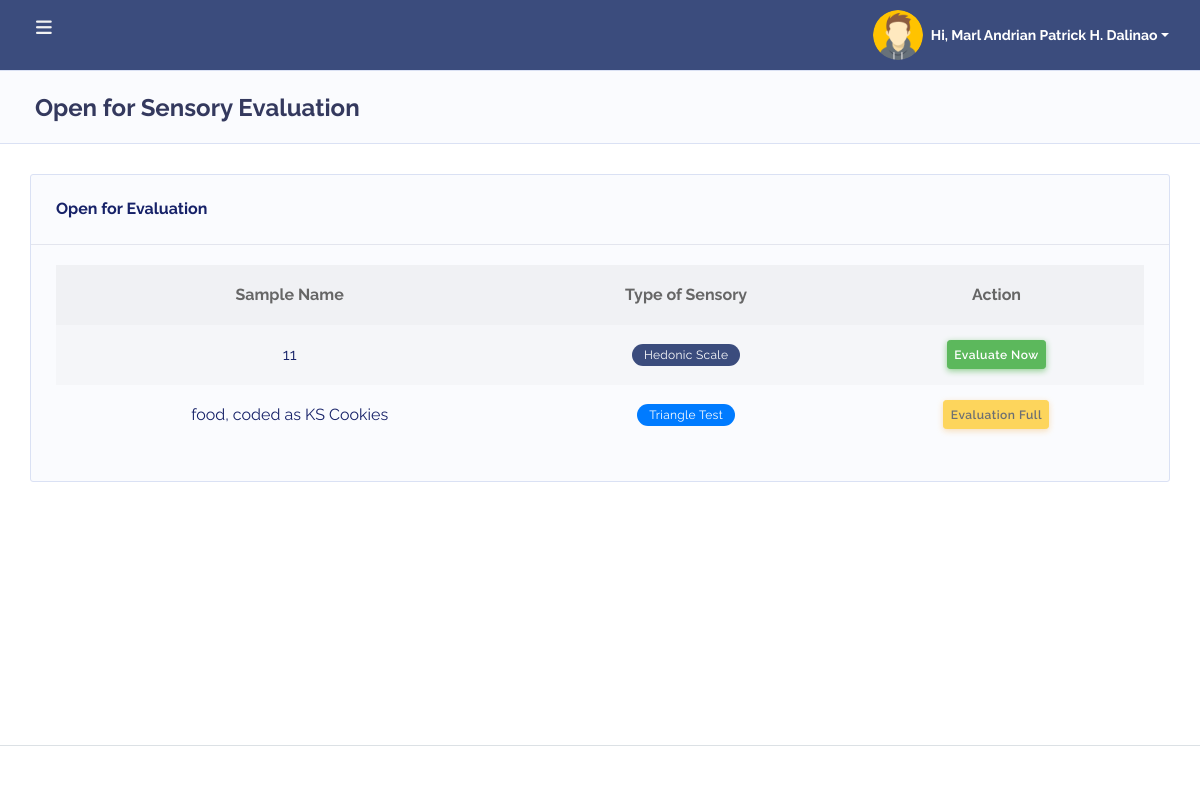
/dashboard_p.php (signed in), run on the app's committed database.
### tables this page shows
CREATE TABLE `users` (
  `user_id` int(11) NOT NULL,
  `username` varchar(50) NOT NULL,
  `email` varchar(100) NOT NULL,
  `password` varchar(255) NOT NULL,
  `role` tinyint(4) NOT NULL CHECK (`role` in (1,2,3)),
  `code_name` varchar(50) DEFAULT NULL,
  `user_picture` varchar(255) DEFAULT NULL,
  `created_at` timestamp NOT NULL DEFAULT current_timestamp()
);

CREATE TABLE `evaluation_requests` (
  `s_id` int(11) NOT NULL,
  `request_no` varchar(100) NOT NULL,
  `lab_code_no` varchar(100) NOT NULL,
  `sample_code_no` varchar(100) NOT NULL,
  `date_of_computation` datetime DEFAULT current_timestamp(),
  `user_input_codes` text DEFAULT NULL COMMENT 'JSON of A1…O3 values',
  `sample_a_label` varchar(100) DEFAULT NULL,
  `sample_b_label` varchar(100) DEFAULT NULL,
  `samples_container` longtext DEFAULT NULL CHECK (json_valid(`samples_container`)),
  `sensory_type` varchar(50) DEFAULT NULL,
  `status` enum('inactive','active') DEFAULT 'inactive',
  `user_id` int(11) DEFAULT NULL
);

### dashboard_p.php (the view, shortened to what this page needs)
<?php
include('includes/header.php');
    ?>
<!DOCTYPE html>
<html lang="en">
<head>
    <link rel="stylesheet" href="assets/modules/datatables/datatables.min.css">
    <link rel="stylesheet" href="assets/modules/datatables/DataTables-1.10.16/css/dataTables.bootstrap4.min.css">
    <link rel="stylesheet" href="assets/modules/datatables/Select-1.2.4/css/select.bootstrap4.min.css">
</head>
<body class="layout-4">
<div id="app">
    <div class="main-wrapper main-wrapper-1">
        <?php include('includes/topnav.php'); ?>
        <div class="main-content">
            <section class="section">
                <div class="section-header">
                    <h1>Open for Sensory Evaluation</h1>
                </div>
                <div class="section-body">
                    <div class="row">
                        <div class="col-12">
                            <div class="card desktop-table">
                                <div class="card-header d-flex justify-content-between align-items-center">
                                    <h4>Open for Evaluation</h4>
                                </div>
                                <div class="card-body">
                                    <div class="table-responsive">
                                        <table class="table table-striped v_center text-center" id="table-1">
                                            <thead>
                                                <tr>
                                                    <th>Sample Name</th>
                                                    <th>Type of Sensory</th>
                                                    <th>Action</th>
                                                </tr>
                                            </thead>
                                            <tbody>
<?php
$query = "SELECT request_no, lab_code_no, sample_code_no, sensory_type, date_of_computation, status
          FROM evaluation_requests
          WHERE status = 'active'
          ORDER BY date_of_computation DESC";
$result = $conn->query($query);
if ($result && $result->num_rows > 0) {
    while ($row = $result->fetch_assoc()) {
        $type = $row['sensory_type'];
        $typeBadge = '<div class="badge badge-secondary">Unknown</div>';
        if ($type === 'Triangle Test') {
            $typeBadge = '<div class="badge badge-info">Triangle Test</div>';
        } elseif ($type === 'Hedonic Scale') {
            $typeBadge = '<div class="badge badge-primary">Hedonic Scale</div>';
        }
        $request_no = $row['request_no'];
        if ($type === 'Triangle Test') {
            $countQuery = $conn->prepare("SELECT COUNT(*) as completed FROM evaluation_assignments WHERE request_no = ? AND is_submitted = 1");
            $countQuery->bind_param("s", $request_no);
            $countQuery->execute();
            $countResult = $countQuery->get_result();
            $countRow = $countResult->fetch_assoc();
            if ($countRow['completed'] >= 12) {
                $actionButton = "<button class='btn btn-sm btn-warning' disabled>Evaluation Full</button>";
            }
        } else {
            $check = $conn->prepare("SELECT * FROM evaluation_assignments WHERE request_no = ? AND user_id = ? AND is_submitted = 1");
            $check->bind_param("si", $request_no, $user_id);
            $check->execute();
            $checkResult = $check->get_result();
            if ($checkResult->num_rows > 0) {
                $actionButton = "<button class='btn btn-sm btn-secondary' disabled>Already Submitted</button>";
            } else {
                $link = ($type === 'Hedonic Scale')
    ? 'panelist_access.php?request_no=' . urlencode($row['request_no'])
    : 'panelist.php?request_no=' . urlencode($row['request_no']);
$actionButton = "<a href='" . $link . "' class='btn btn-sm btn-success'>Evaluate Now</a>";
            }
        }
        echo "<tr>
                <td>{$row['sample_code_no']}</td>
                <td>{$typeBadge}</td>
                <td>{$actionButton}</td>
            </tr>";
    }
} else {
    echo "<tr><td colspan='3' class='text-center'>No evaluation requests found</td></tr>";
}
?>
                                            </tbody>
                                        </table>
                                    </div>
                                </div>
                            </div>
                        </div>
                    </div>
                </div>
            </section>
        </div>
        <?php include('includes/footer.php'); ?>
    </div>
</div>
</body>
</html>

### includes/topnav.php (shortened to what this page needs)
<?php
include 'db.php';
$user_id = $_SESSION['user_id'];
$query = $conn->prepare("SELECT code_name, user_picture FROM users WHERE user_id = ?");
$query->bind_param("i", $user_id);
$query->execute();
$query->bind_result($code_name, $user_picture);
$default_image = "uploads/default.png";
if (!empty($user_picture)) {
    if (!str_starts_with($user_picture, "uploads/")) {
        $user_picture = "uploads/" . $user_picture;
    }
} else {
    $user_picture = $default_image;
}
?>
<div class="navbar-bg"></div>
<nav class="navbar navbar-expand-lg main-navbar">
    <form class="form-inline mr-auto">
        <ul class="navbar-nav mr-3">
            <li><a href="#" data-toggle="sidebar" class="nav-link nav-link-lg"><i class="fas fa-bars"></i></a></li>
        </ul>
    </form>
    <ul class="navbar-nav navbar-right">
    <li class="dropdown">
    <a href="#" data-toggle="dropdown" class="nav-link dropdown-toggle nav-link-lg nav-link-user d-flex align-items-center">
        <img src="<?php echo htmlspecialchars($user_picture); ?>"
             class="rounded-circle mr-2"
             style="width: 50px; height: 50px; object-fit: cover;"
             alt="User Avatar">
        <span class="d-sm-inline d-none font-weight-bold" style="font-size: 14px;"> Hi,
            <?php echo htmlspecialchars($code_name); ?>
        </span>
    </a>
</li>
    </ul>
</nav>

### data on the page
users: code_name "Marl Andrian Patrick H. Dalinao"
evaluation_requests: sample_code_no "11", sensory_type "Hedonic Scale"
evaluation_requests: sample_code_no "food, coded as KS Cookies", sensory_type "Triangle Test", shows "Evaluation Full"
